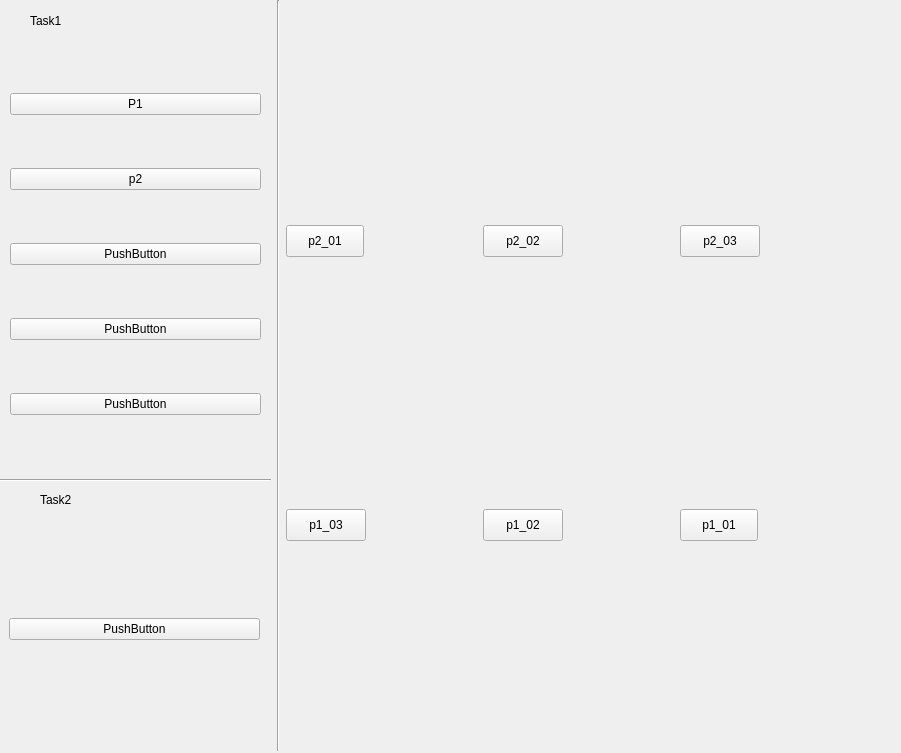
<?xml version="1.0" encoding="UTF-8"?>
<ui version="4.0">
 <class>mainView</class>
 <widget class="QWidget" name="mainView">
  <property name="windowModality">
   <enum>Qt::ApplicationModal</enum>
  </property>
  <property name="geometry">
   <rect>
    <x>0</x>
    <y>0</y>
    <width>901</width>
    <height>753</height>
   </rect>
  </property>
  <property name="minimumSize">
   <size>
    <width>901</width>
    <height>753</height>
   </size>
  </property>
  <property name="maximumSize">
   <size>
    <width>901</width>
    <height>753</height>
   </size>
  </property>
  <property name="windowTitle">
   <string>Form</string>
  </property>
  <widget class="QWidget" name="verticalLayoutWidget">
   <property name="geometry">
    <rect>
     <x>10</x>
     <y>40</y>
     <width>251</width>
     <height>431</height>
    </rect>
   </property>
   <layout class="QVBoxLayout" name="Task01" stretch="0,0,0,0,0">
    <property name="spacing">
     <number>0</number>
    </property>
    <property name="sizeConstraint">
     <enum>QLayout::SetDefaultConstraint</enum>
    </property>
    <property name="topMargin">
     <number>0</number>
    </property>
    <item>
     <widget class="QPushButton" name="p1">
      <property name="text">
       <string>P1</string>
      </property>
     </widget>
    </item>
    <item>
     <widget class="QPushButton" name="p2">
      <property name="text">
       <string>p2</string>
      </property>
     </widget>
    </item>
    <item>
     <widget class="QPushButton" name="pushButton_7">
      <property name="text">
       <string>PushButton</string>
      </property>
     </widget>
    </item>
    <item>
     <widget class="QPushButton" name="pushButton_10">
      <property name="text">
       <string>PushButton</string>
      </property>
     </widget>
    </item>
    <item>
     <widget class="QPushButton" name="pushButton_9">
      <property name="text">
       <string>PushButton</string>
      </property>
     </widget>
    </item>
   </layout>
  </widget>
  <widget class="QWidget" name="verticalLayoutWidget_2">
   <property name="geometry">
    <rect>
     <x>9</x>
     <y>509</y>
     <width>251</width>
     <height>241</height>
    </rect>
   </property>
   <layout class="QVBoxLayout" name="task02">
    <property name="sizeConstraint">
     <enum>QLayout::SetMinimumSize</enum>
    </property>
    <item>
     <widget class="QPushButton" name="pushButton">
      <property name="text">
       <string>PushButton</string>
      </property>
     </widget>
    </item>
   </layout>
  </widget>
  <widget class="Line" name="line">
   <property name="geometry">
    <rect>
     <x>270</x>
     <y>0</y>
     <width>16</width>
     <height>751</height>
    </rect>
   </property>
   <property name="orientation">
    <enum>Qt::Vertical</enum>
   </property>
  </widget>
  <widget class="Line" name="line_2">
   <property name="geometry">
    <rect>
     <x>0</x>
     <y>470</y>
     <width>271</width>
     <height>20</height>
    </rect>
   </property>
   <property name="orientation">
    <enum>Qt::Horizontal</enum>
   </property>
  </widget>
  <widget class="QLabel" name="label_2">
   <property name="geometry">
    <rect>
     <x>20</x>
     <y>490</y>
     <width>200</width>
     <height>20</height>
    </rect>
   </property>
   <property name="maximumSize">
    <size>
     <width>200</width>
     <height>20</height>
    </size>
   </property>
   <property name="text">
    <string>Task2</string>
   </property>
   <property name="indent">
    <number>20</number>
   </property>
  </widget>
  <widget class="QLabel" name="label">
   <property name="geometry">
    <rect>
     <x>0</x>
     <y>10</y>
     <width>201</width>
     <height>21</height>
    </rect>
   </property>
   <property name="maximumSize">
    <size>
     <width>215</width>
     <height>21</height>
    </size>
   </property>
   <property name="text">
    <string>Task1</string>
   </property>
   <property name="indent">
    <number>30</number>
   </property>
  </widget>
  <widget class="QWidget" name="verticalLayoutWidget_3">
   <property name="geometry">
    <rect>
     <x>280</x>
     <y>42</y>
     <width>603</width>
     <height>681</height>
    </rect>
   </property>
   <layout class="QVBoxLayout" name="verticalLayout">
    <item>
     <widget class="QWidget" name="content_2" native="true">
      <property name="minimumSize">
       <size>
        <width>601</width>
        <height>161</height>
       </size>
      </property>
      <property name="maximumSize">
       <size>
        <width>601</width>
        <height>161</height>
       </size>
      </property>
      <property name="autoFillBackground">
       <bool>false</bool>
      </property>
      <widget class="QPushButton" name="p2_01">
       <property name="geometry">
        <rect>
         <x>6</x>
         <y>66</y>
         <width>78</width>
         <height>32</height>
        </rect>
       </property>
       <property name="text">
        <string>p2_01</string>
       </property>
      </widget>
      <widget class="QPushButton" name="p2_02">
       <property name="geometry">
        <rect>
         <x>203</x>
         <y>66</y>
         <width>80</width>
         <height>32</height>
        </rect>
       </property>
       <property name="text">
        <string>p2_02</string>
       </property>
      </widget>
      <widget class="QPushButton" name="p2_03">
       <property name="geometry">
        <rect>
         <x>400</x>
         <y>66</y>
         <width>80</width>
         <height>32</height>
        </rect>
       </property>
       <property name="text">
        <string>p2_03</string>
       </property>
      </widget>
     </widget>
    </item>
    <item>
     <widget class="QWidget" name="content" native="true">
      <property name="minimumSize">
       <size>
        <width>601</width>
        <height>161</height>
       </size>
      </property>
      <property name="maximumSize">
       <size>
        <width>601</width>
        <height>161</height>
       </size>
      </property>
      <property name="autoFillBackground">
       <bool>false</bool>
      </property>
      <widget class="QPushButton" name="p1_01">
       <property name="geometry">
        <rect>
         <x>400</x>
         <y>66</y>
         <width>78</width>
         <height>32</height>
        </rect>
       </property>
       <property name="text">
        <string>p1_01</string>
       </property>
      </widget>
      <widget class="QPushButton" name="p1_02">
       <property name="geometry">
        <rect>
         <x>203</x>
         <y>66</y>
         <width>80</width>
         <height>32</height>
        </rect>
       </property>
       <property name="text">
        <string>p1_02</string>
       </property>
      </widget>
      <widget class="QPushButton" name="p1_03">
       <property name="geometry">
        <rect>
         <x>6</x>
         <y>66</y>
         <width>80</width>
         <height>32</height>
        </rect>
       </property>
       <property name="text">
        <string>p1_03</string>
       </property>
      </widget>
     </widget>
    </item>
   </layout>
   <zorder>content_2</zorder>
   <zorder>content</zorder>
  </widget>
 </widget>
 <resources/>
 <connections>
  <connection>
   <sender>p1</sender>
   <signal>clicked()</signal>
   <receiver>content</receiver>
   <slot>show()</slot>
   <hints>
    <hint type="sourcelabel">
     <x>135</x>
     <y>135</y>
    </hint>
    <hint type="destinationlabel">
     <x>594</x>
     <y>384</y>
    </hint>
   </hints>
  </connection>
  <connection>
   <sender>p1</sender>
   <signal>clicked()</signal>
   <receiver>content_2</receiver>
   <slot>close()</slot>
   <hints>
    <hint type="sourcelabel">
     <x>135</x>
     <y>105</y>
    </hint>
    <hint type="destinationlabel">
     <x>581</x>
     <y>238</y>
    </hint>
   </hints>
  </connection>
  <connection>
   <sender>p2</sender>
   <signal>clicked()</signal>
   <receiver>content_2</receiver>
   <slot>show()</slot>
   <hints>
    <hint type="sourcelabel">
     <x>135</x>
     <y>179</y>
    </hint>
    <hint type="destinationlabel">
     <x>581</x>
     <y>238</y>
    </hint>
   </hints>
  </connection>
  <connection>
   <sender>p2</sender>
   <signal>clicked()</signal>
   <receiver>content</receiver>
   <slot>close()</slot>
   <hints>
    <hint type="sourcelabel">
     <x>135</x>
     <y>179</y>
    </hint>
    <hint type="destinationlabel">
     <x>581</x>
     <y>524</y>
    </hint>
   </hints>
  </connection>
 </connections>
</ui>
